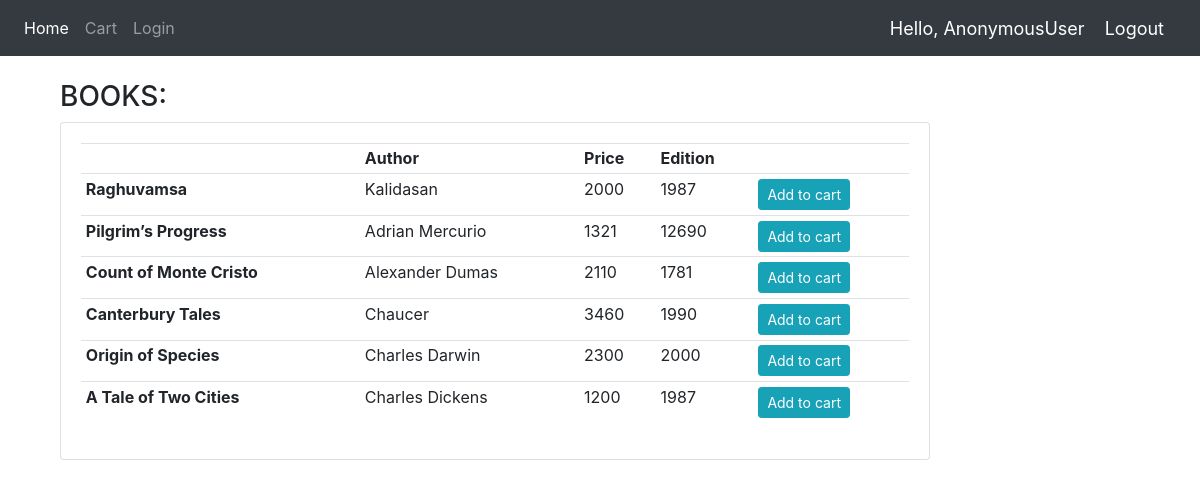
The page / on the database its author committed.
### book/models.py (models this page shows, shortened)
class Book(models.Model):
    title = models.CharField(max_length=200, null=True)
    Author = models.CharField(max_length=200, null=True)
    Price = models.IntegerField(null=True)
    Edition = models.IntegerField(null=True)

### book/views.py (the view)
# urls.py: 2. Add a URL to urlpatterns:  path('', views.home, name='home')
def home(request):
    books = Book.objects.all()
    context = {'books': books}
    if request.user.is_staff:
        return render(request, 'home.html', context)
    else:
        return render(request, 'home.html', context)

### book/templates/home.html
{% extends 'main.html' %}
{% block content %}
<br>
<div class="container">
<div class="container row">
    <div class="col-lg-10">
        <h3>BOOKS:</h3>
        <div class="card card-body">
            <table class="table table-sm">
                <tr>
                    <th><Title></Title></th>
                    <th>Author</th>
                    <th>Price</th>
                    <th>Edition</th>
                    <th></th>
                </tr>
                {% for book in books %}
                <tr>
                    <td><b>{{book.title}}</b> </td>
                    <td>{{book.Author}} </td>
                    <td>{{book.Price}} </td>
                    <td> {{book.Edition}} </td>
                    <td><a class="btn btn-sm btn-info" href="{% url 'addtocart' book.id %}">Add to cart</a> </td>
                </tr>
                {% endfor %}
            </table>
        </div>
    </div>
</div>
{% endblock %}

### book/templates/main.html (shortened to what this page needs)
{% load static %}
<html>
    <head>
        <link rel="stylesheet" href="https://stackpath.bootstrapcdn.com/bootstrap/4.5.0/css/bootstrap.min.css">
    </head>
    <body>
        {% include 'navbar.html' %}
        {% block content %}
        {% endblock %}
        <br>
    </body>
</html>

### book/templates/navbar.html (shortened to what this page needs)
{% load static %}
<nav class="navbar navbar-expand-lg navbar-dark bg-dark">
  <div class="collapse navbar-collapse" id="navbarNav">
    <ul class="navbar-nav">
      <li class="nav-item active">
        <a class="nav-link" href="{% url 'home' %}">Home</a>
      </li>
      {% if request.user.is_staff %}
      </li>
      <li class="nav-item active">
        <a class="nav-link" href="{% url 'addbook' %}">Add Books</a>
      </li>
       <li class="nav-item">
        <a class="nav-link" href="{% url 'viewuser' %}">View Users</a>
      </li>
      {% else %}
      <li class="nav-item">
        <a class="nav-link" href="{% url 'viewcart' %}">Cart</a>
      </li>
      {% endif %}
      <li class="nav-item">
        <a class="nav-link" href="{% url 'login' %}">Login</a>
      </li>
    </ul>
  </div>
  <span class="hello-msg">Hello, {{request.user}}</span>
  <span ><a  class="hello-msg" href="{% url 'logout' %}">Logout</a></span>
</nav>

### book/templates/navbar.html (style rules this page uses)
.hello-msg { font-size: 18px; color: #fff; margin-right: 20px; }

### rows shown on the page
Book: title "Raghuvamsa", Author "Kalidasan", Price "2000", Edition "1987"
Book: title "Pilgrim’s Progress", Author "Adrian Mercurio", Price "1321", Edition "12690"
Book: title "Count of Monte Cristo", Author "Alexander Dumas", Price "2110", Edition "1781"
Book: title "Canterbury Tales", Author "Chaucer", Price "3460", Edition "1990"
Book: title "Origin of Species", Author "Charles Darwin", Price "2300", Edition "2000"
Book: title "A Tale of Two Cities", Author "Charles Dickens", Price "1200", Edition "1987"

### other values the page prints
{{ request.user }} "AnonymousUser"
